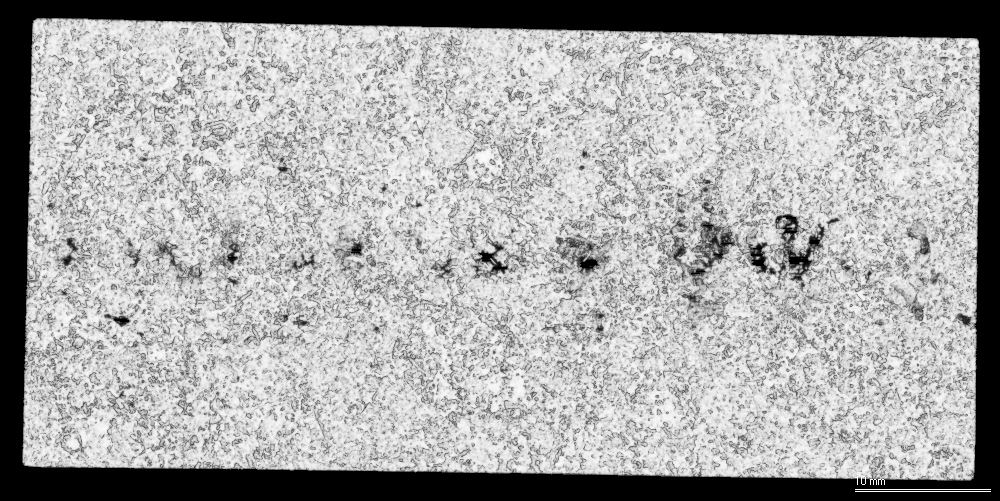
#> input picture lab3_contours/img.jpg, 1000 x 501 px
$ python contours.py   (older library calls are emulated)
#> lines starting #> are read from the running program, lines starting #| are printed output that depends on the picture; after the words box and inside, x2 and y2 are one past the last pixel; in counts of white or black regions, pixels touching at a corner belong together; long printed decimals are rounded
import cv2
import math
import numpy as np
from matplotlib import pyplot as plt
################################################################################
imgFile = 'img.jpg'
img = cv2.imread(imgFile)
#> img is the input picture: shape (501, 1000, 3); min 0, max 255, mean 167.9
# color value range
cRange = 256
rows, cols, channels = img.shape
#> rows = 501; cols = 1000; channels = 3
################################################################################
# convert color space from bgr to gray
imgGray = cv2.cvtColor(img, cv2.COLOR_BGR2GRAY)
cv2.imshow('imgGray', imgGray)

element = cv2.getStructuringElement(cv2.MORPH_CROSS, (20, 20))
imgerode = cv2.erode(imgGray, element)
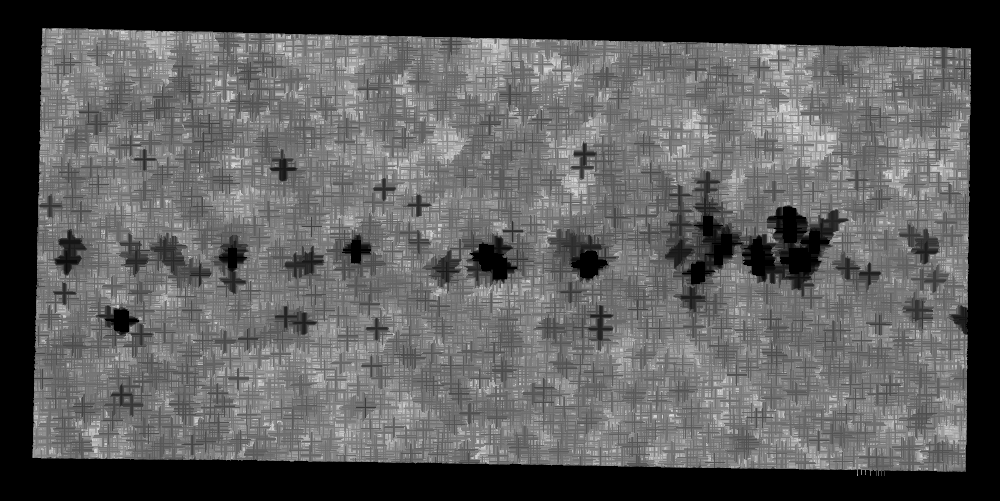
#> imgerode: shape (501, 1000); min 0, max 228, mean 92.9
cv2.imshow('imgerode', imgerode)

element = cv2.getStructuringElement(cv2.MORPH_CROSS, (10, 10))
imgdilate = cv2.dilate(imgerode, element)
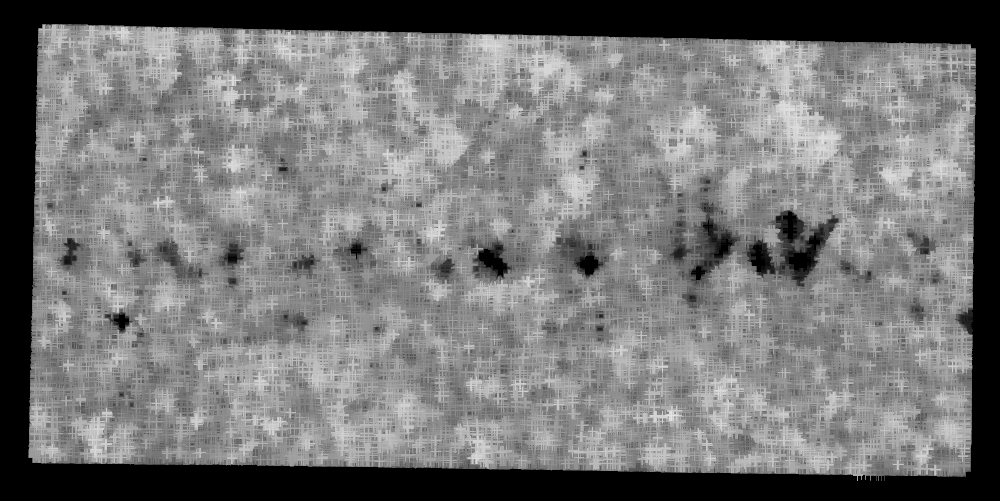
#> imgdilate: shape (501, 1000); min 0, max 228, mean 118.6
cv2.imshow('imgdilate', imgdilate)

image, contours, hierarchy = cv2.findContours(
    imgdilate, cv2.RETR_TREE, cv2.CHAIN_APPROX_SIMPLE)  # 检索模式为树形cv2.RETR_TREE，
#> contours = 14 contours, 2 with area under 20; largest, box (x1, y1, x2, y2) and area: (28, 24, 976, 481) 408353, (478, 248, 508, 276) 369, (788, 252, 812, 271) 296, (579, 255, 599, 275) 258, (750, 244, 766, 273) 233
# 轮廓存储模式为简单模式cv2.CHAIN_APPROX_SIMPLE，如果设置为 cv2.CHAIN_APPROX_NONE，所有的边界点都会被存储。

imgContour = cv2.drawContours(
    img, contours, -1, (0, 255, 0), 3)  # 此时是将轮廓绘制到了原始图像上
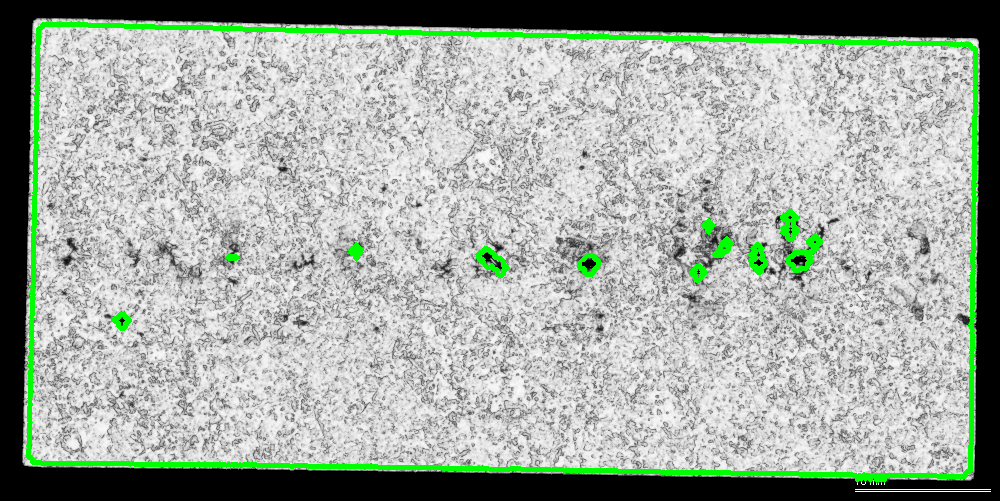
#> imgContour: shape (501, 1000, 3); mean B, G, R 161.6, 170.3, 161.6
# 第三个参数是轮廓的索引（在绘制独立轮廓是很有用，当设置为 -1 时绘制所有轮廓）。接下来的参数是轮廓的颜色和厚度等
cv2.imshow('imgContour', imgContour)
################################################################################
num = 0
for i in range(rows):
    for j in range(cols):
        if imgdilate[i, j] >= 190:
            num = num + 1
#> after the loop, num = 24238
print("The area of black is", num)
#| The area of black is 24238
print("The percentage of black area is", num / (rows * cols))
#| The percentage of black area is 0.04838
plt.show()
cv2.waitKey(0)
